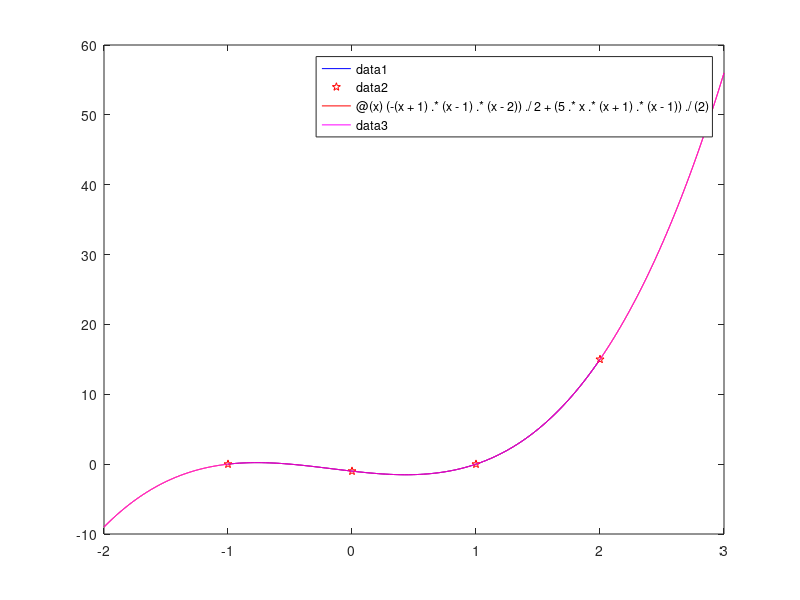

Here is the MATLAB script that generated this plot:
% Lagrange Interpolation
% October 10th, 2024
% MTH 361


clear all
close all
clc



x = [-1 0 1 2];            % The Interpolation nodes
xx = linspace(-1,2,100);         % All the points in space
fx = [0 -1 0 15];
n = length(x);                     % Number of points
l(1,:) = 1 + xx * 0;


%   Forming Lagrange Interpolants
for j = 1:n
    l(j,:) = 1 + xx * 0;        % ones(xx,1)
    for i = 1:n
        if i~=j
            l(j,:) = l(j,:).*(xx - x(i))/(x(j) - x(i));
        end
    end
     % plot(xx,l(j,:))
     % hold on
end

% Now we interpolate

P = 0 * xx;
for j = 1:n
    P = P + fx(j) * l(j,:);
end
plot(xx,P,'b')
hold on
% Q = spline(x,fx,xx);
% plot(xx,Q,'g')
% hold on
plot(x,fx,'rp')

hold on

fplot(@(x)(-(x+1).*(x-1).*(x-2))./2 + (5.*x.*(x+1).*(x-1))./(2),[-2,3],'r')
hold on
fplot(@(x)(2.*x.^3+x.^2-2.*x-1),[-2,3],'m');

% l(1,:) = (xx - x(2)).*(xx - x(3))/( (x(1) - x(2)).*(x(1) - x(3)) );     % x(1) = 0
% l(2,:) = (xx - x(1)).*(xx - x(3))/( (x(2) - x(1)).*(x(2) - x(3)) );     % x(2) = 0
% l(3,:) = (xx - x(1)).*(xx - x(2))/( (x(3) - x(1)).*(x(3) - x(2)) );     % x(3) = 0
